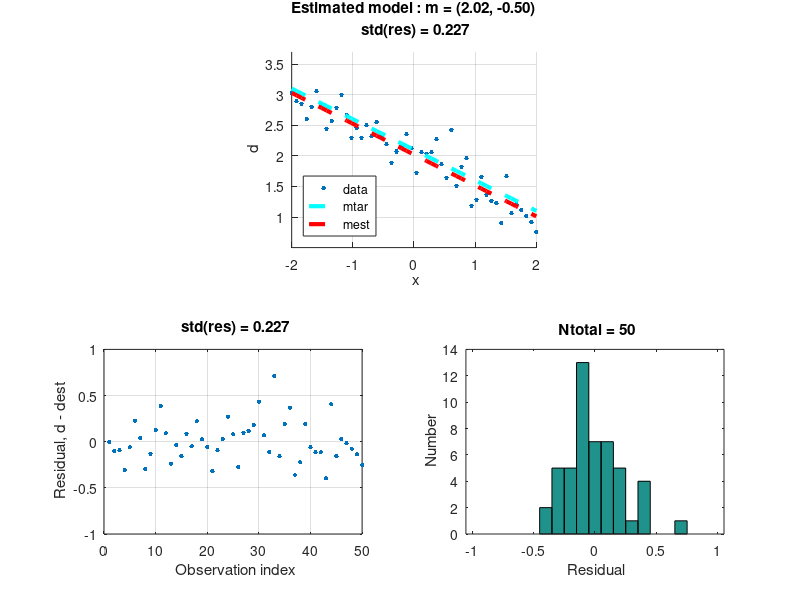
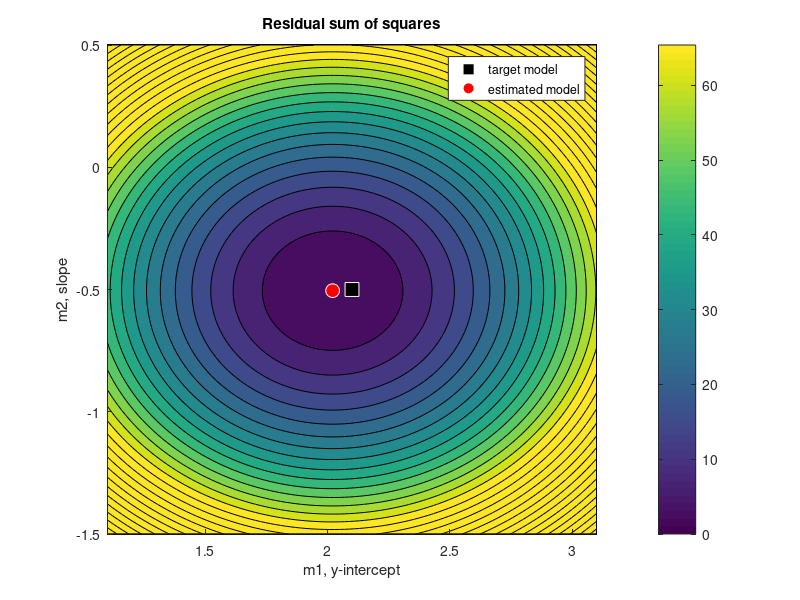

The MATLAB script that drew these images, in order:
%
% lab_linefit.m
% Applied Seismology, GEOS 626, University of Alaska Fairbanks
%
% This program introduces the least squares method for the example of
% fitting a line (i.e., a model with two parameters) to a set of scattered
% data.  We show three options for solving the problem, each which gives
% the same result. No regularization is needed (or used) in this example.
%
% See lab_linefit.pdf for instructions to this exercise.
%

clear
close all
%format long
%format compact

%---------------------------

% USER PARAMETERS (CHANGE THESE)
n = 50;                     % number of observations
sigma = 0.3;                % standard deviations of added errors

% TARGET model vector (y-intercept, slope)
mtar = [2.1 -0.5]';
m = length(mtar);           % number of model parameters

%---------------------------

% compute design matrix
% x is a vector of x_i locations where your measurements y_i will be made
xmin = -2;
xmax = 2;
x = linspace(xmin,xmax,n)'; % input x-values
G = [ones(n,1) x];          % n by m design matrix
                         
% display dimensions of these variables
whos

% generate errors
e = sigma * randn(n,1); % normally distributed random numbers

% generate target 'data' with errors added
dtar = G*mtar;
d = dtar + e;

% optional: add one big anomaly
%d(1) = d(1) + 1000*sigma;

% SOLVE: compute least squares solution, estimates, and estimated variance.
% (We show several options for mest, each with the same result.)
mest = G\d
%mest = inv(G'*G)*G'*d;             % note matlab's warning about using inv
%mest = pinv(G)*d;
%mest = flipud(polyfit(x,d,1)')     % specific to this problem only

dest = G*mest;          % estimated predictions
res = d - dest;         % residuals

figure; msize = 10;
stres = [' std(res) = ' sprintf('%.3f', std(res) )];

subplot(2,1,1); hold on;
plot(x,d,'.','markersize',msize);
plot(x,dtar,'c--','linewidth',3);
plot(x,dest,'r--','linewidth',3);
legend('data','mtar','mest','location','southwest');
xlabel(' x'); ylabel(' d');
title({sprintf('Estimated model : m = (%.2f, %.2f)',mest(1),mest(2)), stres})
grid on; axis equal;
axis([min(x) max(x) min(G*mtar)-2*sigma max(G*mtar)+2*sigma]);

subplot(2,2,3);
plot(res,'.','markersize',msize); grid on; ylim([-1 1]);
xlabel(' Observation index'); ylabel(' Residual, d - dest'); title(stres);

subplot(2,2,4);
edges = [-1.05:0.1:1.05]; [Nh,bin] = histc(res,edges);
bar(edges,Nh,'histc'); xlim([min(edges) max(edges)]);
xlabel(' Residual'); ylabel(' Number'); title([' Ntotal = ' num2str(n)]);

%fontsize(11); orient tall, wysiwyg

%error

%---------------------------
% generate a plot showing the residual sum of squares (RSS) as a function of model space

% search range, measured by the distance from the target model
m1_ran = 1;
m2_ran = 1;

% number controlling the number of gridpoints in model space
nx = 100;   % for the misfit function plot
%nx = 10;   % for the gradient plot (fewer arrows)

% generate grid for the model space
m1_vec = linspace(mtar(1)-m1_ran, mtar(1)+m1_ran, nx);
m2_vec = linspace(mtar(2)-m2_ran, mtar(2)+m2_ran, nx);
[M1,M2] = meshgrid(m1_vec,m2_vec);
[a,b] = size(M1);
ng = a*b;                       % number of gridpoints in model space
m1 = reshape(M1,1,ng);
m2 = reshape(M2,1,ng);

% compute misfit function (and gradient)
RSSm = zeros(ng,1);             % initialize misfit function
% INITIALIZE GRADIENT HERE


for kk=1:ng
    mtry = [m1(kk) m2(kk)]';    % a sample from model space
    dtry = G*mtry;              % predictions from the model
    res = d - dtry;             % residuals between data and predictions
    RSS = sum(res.*res);        % residual sum of squares
    RSSm(kk) = RSS;
    
    % COMPUTE GRADIENT HERE [DO NOT USE MATLAB'S gradient FUNCTION]

end

% plot the misfit function
nc = 30;    % number of contours to plot
figure; hold on;
contourf(M1,M2,reshape(RSSm,a,b),nc); shading flat
%pcolor(M1,M2,reshape(RSSm,a,b)); shading flat
%scatter(m1,m2,6^2,RSSm,'filled'); shading flat;
l1 = plot(mtar(1),mtar(2),'ws','markersize',10,'markerfacecolor','k');
l2 = plot(mest(1),mest(2),'wo','markersize',10,'markerfacecolor','r');
legend([l1,l2],'target model','estimated model');
axis equal, axis tight;
caxis([-1e-6 0.5*max(RSSm)]); colorbar
xlabel('m1, y-intercept');
ylabel('m2, slope');
title('Residual sum of squares');

% PLOT GRADIENT HERE WITH quiver COMMAND ('help quiver')


%==========================================================================
